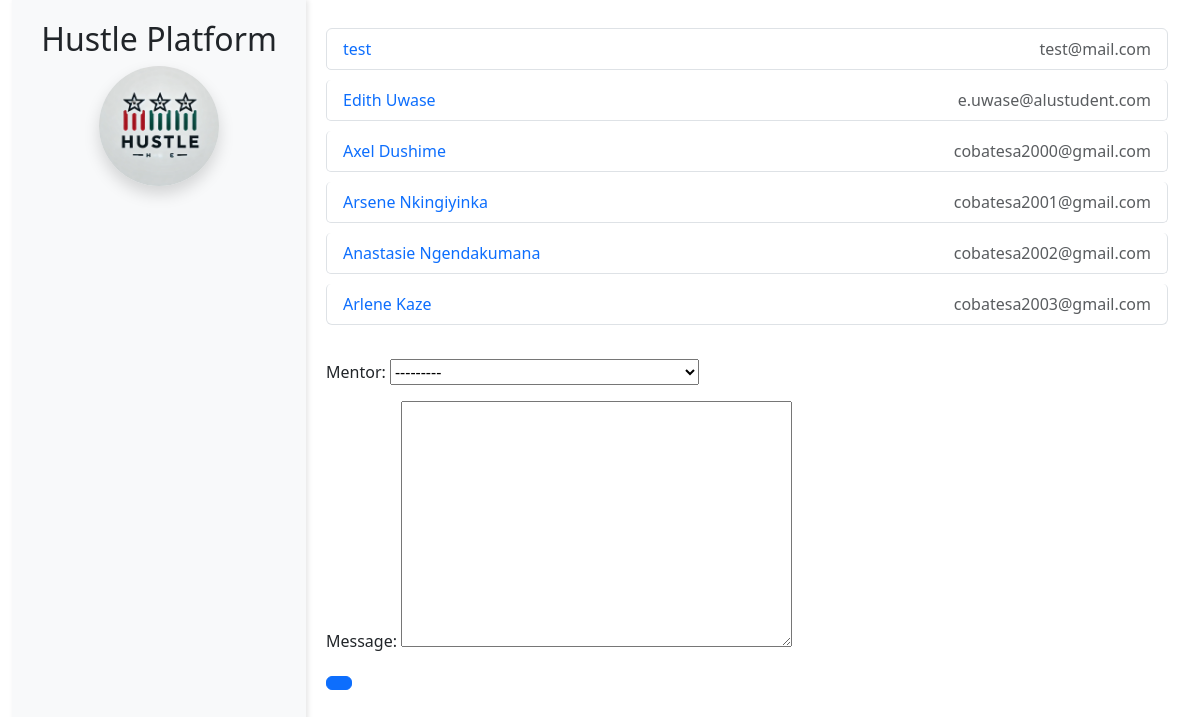
Screenshot of /submit-mentorship-request/ (signed in) with the database file from the repository.
### capstone/models.py (models this page shows)
class User(AbstractUser):
    USER_TYPE_CHOICES = (
        ('mentor', 'Mentor'),
        ('participant', 'Participant'),
    )
    LANGUAGE_CHOICES = [
        ("en", "English"),
        ("fr", "French"),
        ("es", "Spanish"),
        ("sw", "Swahili"),
        ("rw", "Kinyarwanda")
    ]
    language_preference = models.CharField(max_length=4, choices=LANGUAGE_CHOICES, default="fr")
    full_name = models.CharField(max_length=255)
    email = models.EmailField(unique=True)
    phone_number = models.CharField(max_length=15)
    user_type = models.CharField(max_length=20, choices=USER_TYPE_CHOICES)
    terms_accepted = models.BooleanField(default=False)
    def __str__(self):
        return self.email

### capstone/views.py (the view)
# urls.py: path('submit-mentorship-request/', views.submit_mentorship_request, name='submit_mentorship_request'),
@login_required
def submit_mentorship_request(request):
    mentors = User.objects.filter(user_type='mentor')
    if request.method == 'POST':
        form = MentorshipRequestForm(request.POST)
        if form.is_valid():
            mentorship_request = form.save(commit=False)
            mentorship_request.mentee = request.user
            mentorship_request.save()
            mentor_email = mentorship_request.mentor.email  # Ensure mentor field exists in MentorshipRequest model
            subject = "New Mentorship Request"
            message = f"Hello {mentorship_request.mentor.first_name},\n\n" \
                      f"You have received a new mentorship request from {request.user.first_name} {request.user.last_name}.\n\n" \
                      f"Please log in to your dashboard to respond.\n\n" \
                      f"Best regards,\nHustle Platform Team"
            send_mail(
                subject,
                message,
                settings.DEFAULT_FROM_EMAIL,  # Ensure this is set in your settings.py
                [mentor_email],
                fail_silently=False,
            )
            return redirect('participant_dashboard')
    else:
        form = MentorshipRequestForm()
    return render(request, 'capstone/submit_mentorship_request.html', {
        'form': form,
        'mentors': mentors,
    })

### capstone/forms.py
class MentorshipRequestForm(forms.ModelForm):
    class Meta:
        model = MentorshipRequest
        fields = ['mentor', 'message']

### capstone/templatetags/custom_filters.py (called while the page is built)
@register.filter
def translate(text, target_lang):
    if text and target_lang:
        try:
            translation = translator.translate(text, dest=target_lang)
            return translation.text
        except Exception as e:
            print(f"Translation failed: {e}")
    return text

### capstone/templates/capstone/submit_mentorship_request.html (shortened to what this page needs)
{% extends 'participant-base.html' %}
{% load custom_filters %}
{% block participant_content %}
    <section class="mb-4">
        <ul class="list-group">
            {% for mentor in mentors %}
                <li class="list-group-item d-flex justify-content-between align-items-center">
                    <a href="{% url 'mentor_profile' mentor.id %}" class="text-decoration-none">
                        {{ mentor.full_name }}
                    </a>
                    <span class="text-muted">{{ mentor.email }}</span>
                </li>
            {% empty %}
                <li class="list-group-item">{{ "No mentors available."|translate:user.language_preference }}</li>
            {% endfor %}
        </ul>
    </section>
    <form method="post" class="mb-4">
        <div class="mb-3">
            {{ form.as_p }}
        </div>
        <button type="submit" class="btn btn-primary">{{ "Submit"|translate:user.language_preference }}</button>
    </form>
{% endblock %}

### static/css/participant-styles.css (style rules this page uses)
.list-group-item { margin-bottom: 10px; border-radius: 5px; }

### capstone/templates/participant-base.html (style rules this page uses)
html, body { height: 100%; margin: 0; overflow: hidden; }

### rows the page displays
User: full_name "test", email "test@mail.com"
User: full_name "Edith Uwase", email "e.uwase@alustudent.com"
User: full_name "Axel Dushime", email "cobatesa2000@gmail.com"
User: full_name "Arsene Nkingiyinka", email "cobatesa2001@gmail.com"
User: full_name "Anastasie Ngendakumana", email "cobatesa2002@gmail.com"
User: full_name "Arlene Kaze", email "cobatesa2003@gmail.com"
